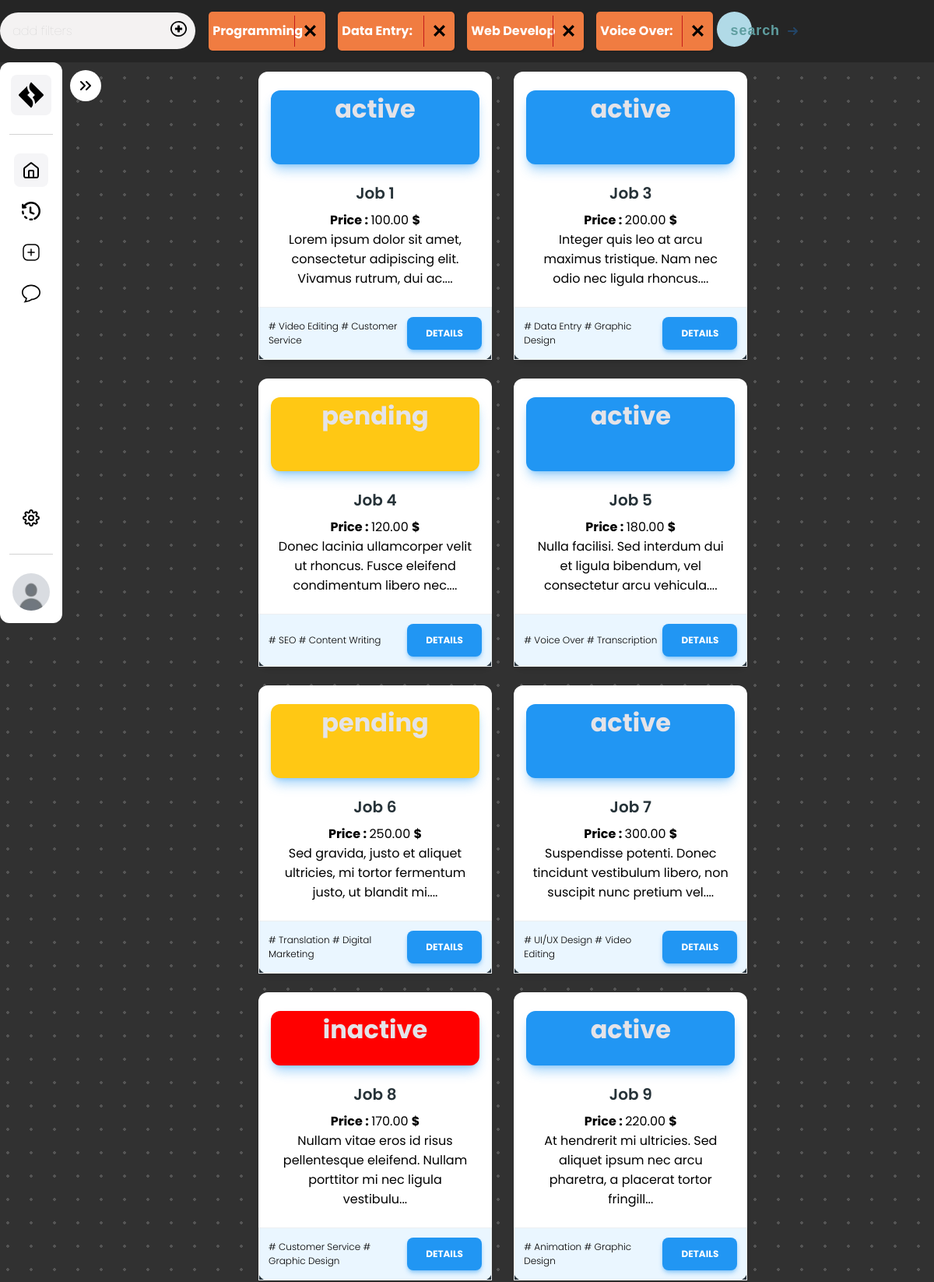
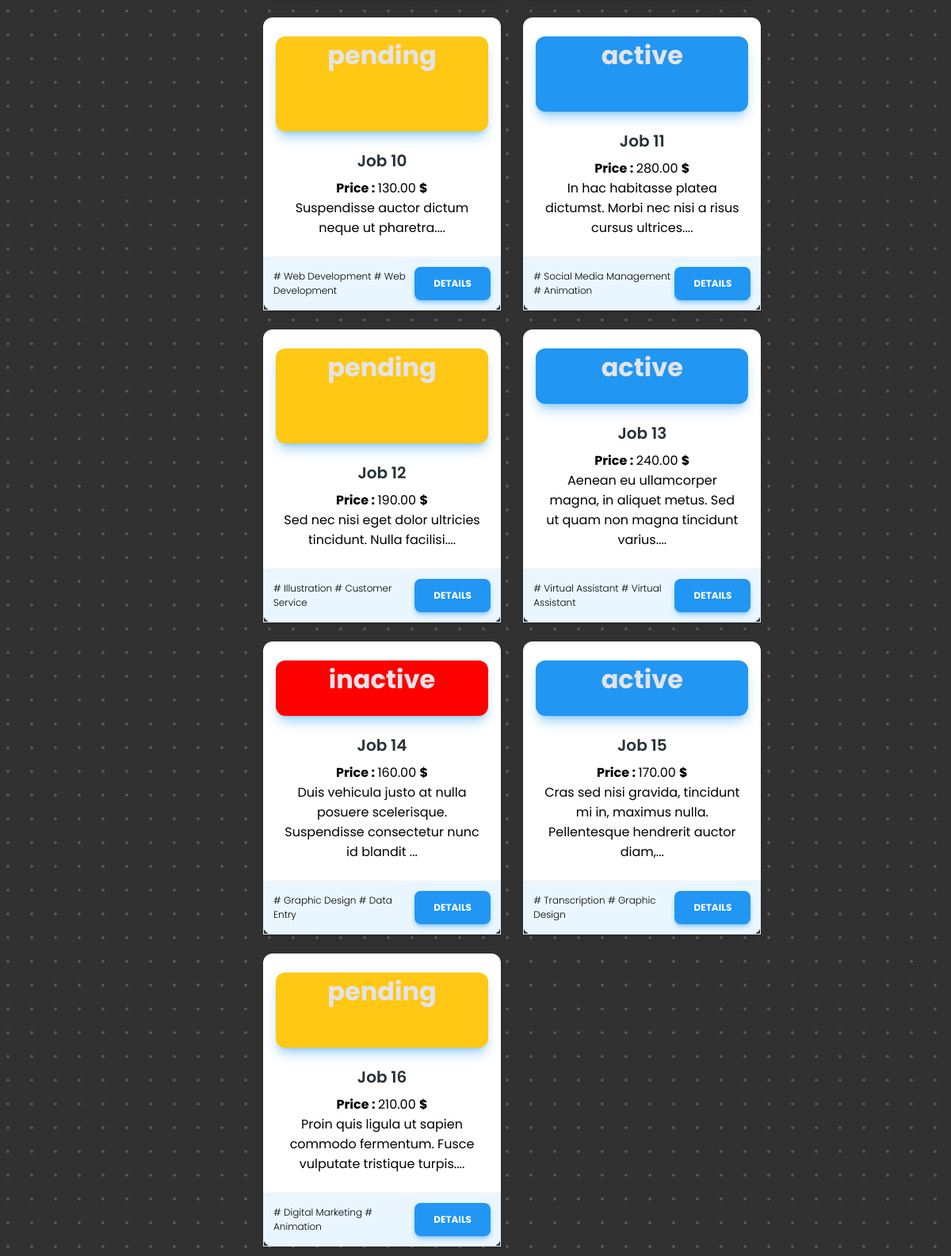
The page /home.php (signed in) on the database its author committed (2 pictures, top to bottom).
### tables this page shows
CREATE TABLE `jobs` (
  `id` int(11) NOT NULL,
  `name` varchar(100) DEFAULT NULL,
  `description` text DEFAULT NULL,
  `price` decimal(10,2) DEFAULT NULL,
  `req1` int(11) DEFAULT NULL,
  `req2` int(11) DEFAULT NULL,
  `state` varchar(10) DEFAULT NULL,
  `master` int(11) NOT NULL,
  `employee` int(11) NOT NULL
);

CREATE TABLE `experience` (
  `id` bigint(20) UNSIGNED NOT NULL,
  `name` varchar(100) DEFAULT NULL,
  `years` int(11) DEFAULT NULL
);

### class/ConnexionBD.php (called while the page is built, shortened)
<?php
class ConnexionBD
{
  private static $_dbname = "tanit";
  private static $_user = "root";
  private static $_pwd = "";
  private static $_host = "localhost";
  private static $_bdd = null;
  private function __construct()
  {
    try {
      self::$_bdd = new PDO("mysql:host=" . self::$_host . ";dbname=" . self::$_dbname . ";charset=utf8", self::$_user, self::$_pwd,    array(PDO::MYSQL_ATTR_INIT_COMMAND => 'SET NAMES UTF8'));
    } catch (PDOException $e) {
      echo('Erreur : ' . $e->getMessage());
      die();
    }
  }
  public static function getInstance()
  {
    return (self::$_bdd);
  }
}

### class/UserRep.php (called while the page is built, shortened)
<?php
class UserRep
{
    private $db = null;
    private $table = 'users';
    public function __construct()
    {
        $this->db = connexionBd::getInstance();
    }
    public function getuser(int $id)
    {
        $query = "select * from {$this->table} where id = {$id}";
        $result = $this->db->query($query);
        $user = $result->fetch(PDO::FETCH_OBJ);
        $lol = array($user->fullName, $user->email, $user->exp1, $user->exp2, $user->exp3, $user->exp4, $user->type);
        return $lol;
    }
}

### class/expRep.php (called while the page is built, shortened)
<?php
class expRep
{
    private $db = null;
    private $table = 'experience';
    public function __construct()
    {
        $this->db = connexionBd::getInstance();
    }
    public function getexpname($id)
    {
        $query = "select name from {$this->table} where id = {$id};";
        $res = $this->db->query($query);
        $name = $res->fetch(PDO::FETCH_OBJ);
        return $name->name;
    }
    public function getexp($id)
    {
        $query = "select * from {$this->table} where id = {$id};";
        $res = $this->db->query($query);
        $experience = $res->fetch(PDO::FETCH_OBJ);
        $result = $experience->name . ':>= ' . $experience->years;
        return $result;
    }
}

### class/jobRep.php (called while the page is built, shortened)
<?php
class jobRep
{
    private $db = null;
    private $table = 'jobs';
    public function __construct()
    {
        $this->db = connexionBd::getInstance();
    }
    public function getjobs()
    {
        $query = "select * from {$this->table} limit 15;";
        $res = $this->db->query($query);
        $jobs = $res->fetchAll(PDO::FETCH_OBJ);
        return $jobs;
    }
    public function formatdesc($desc)
    {
        $a = strpos(substr($desc, 90, max(0, strlen($desc) - 90)), ' ');
        return ($a < 20 ? substr($desc, 0, 90 + $a) : substr($desc, 0, 100)) . '...';
    }
}

### home.php (the view, shortened to what this page needs)
<?php
$users = new UserRep();
$user = $users->getuser($_SESSION['id']);
$jobs = new jobRep();
$exps = new expRep();
if (count($_GET) == 0) {
    $joblist = $jobs->getjobs();
    $filters = array_slice($user, 2, 4);
    for ($i = 0; $i < count($filters); $i++) {
        $filters[$i] = $exps->getexp($filters[$i]);
    }
} else {
    $filters = array_slice($_GET, 1, count($_GET));
    $joblist = $jobs->getjobswfilter($filters);
}
        ?>
<!DOCTYPE html>
<html lang="en">
<head>
    <link rel="stylesheet" href="https://cdnjs.cloudflare.com/ajax/libs/font-awesome/6.5.1/css/all.min.css" />
    <link rel="stylesheet" href="cssobjs/home.css" />
    <link rel='stylesheet' href='cssobjs/sidebar.css' />
</head>
<body>
    <header>
        <div class="search">
            <input type="text" id='addfilter' class="search__input" placeholder="add filters" list='options'>
            <button class="search__button">
                <img class="search__icon" src="assets/add.svg" alt="add">
            </button>
        </div>
        <div id='filters'>
            <?php for ($i = 0; $i < count($filters); $i++) { ?>
            <button class="noselect filter" title="<?= $filters[$i] ?>"><span class="text">
                    <?= substr($filters[$i], 0, 11) ?>
                </span><span class="icon"><img src="assets/ico.svg" alt=""></span></button>
            <?php } ?>
        </div>
        <button class="cta">
            <span>search</span>
            <svg width="15px" height="10px" viewBox="0 0 13 10">
                <path d="M1,5 L11,5"></path>
                <polyline points="8 1 12 5 8 9"></polyline>
            </svg>
        </button>
    </header>
    <nav class='sidebar'>
        <div class="sidebar-header">
            <a class="logo-wrapper">
                <img src="./assets/logo.svg" alt="Logo">
            </a>
            <button class="toggle-btn">
                <img src="./assets/expand.svg" alt="expand button">
            </button>
        </div>
        <div class="sidebar-links">
            <a class="link active" href='home.php'>
                <img src="./assets/home.svg" alt="">
            </a>
            <a class="link" title='History' href='history.php'>
                <img src="./assets/history.svg" alt="history">
            </a>
            <a class="link" title='new post' href='new.php'>
                <img src="./assets/new.svg" alt="new post">
            </a>
            <a class="link" title='Messages' href='messages.php'>
                <img src="./assets/message.svg" alt="messages">
            </a>
        </div>
        <div class="sidebar-bottom">
            <div class="sidebar-links">
                <a class="link" title='Settings' href='settings.php'>
                    <img src="./assets/settings.svg" alt="">
                </a>
            </div>
            <div class="user-profile">
                <div class="user-avatar" title='logout' id="settings">
                    <img src="./assets/default.jpg" alt="">
                </div>
            </div>
        </div>
    </nav>
    <div class='main'>
        <ul>
            <?php
            foreach ($joblist as $job):
                ?>
            <li>
                <div class="card">
                    <div class="headercard <?= $job->state ?>card">
                        <h1>
                            <?= $job->state ?>
                        </h1>
                    </div>
                    <div class="infocard">
                        <p class="titlecard">
                            <?= $job->name ?>
                        </p>
                        <p>
                        <h4>Price : </h4>
                        <?= $job->price ?>
                        <h4> $</h4>
                        </p>
                        <p>
                            <?= $jobs->formatdesc($job->description) ?>
                        </p>
                    </div>
                    <div class="footercard">
                        <p class="tagcard">#
                            <?= $exps->getexpname($job->req1) ?> #
                            <?= $exps->getexpname($job->req2) ?>
                        </p>
                        <a href='jobdetails.php?id=<?= $job->id ?>'><button type="button" class="actioncard">Details
                            </button></a>
                    </div>
                </div>
            </li>
            <?php endforeach; ?>
        </ul>
    </div>
</body>
</html>

### cssobjs/home.css (style rules this page uses)
*, *::before, *::after { margin: 0; padding: 0; box-sizing: border-box; }
.card { display: inline-flex; flex-direction: column; justify-content: space-between; border-radius: 0.75rem; background-color: white; width: 300px; height: 370px; box-shadow: 0 4px 6px -1px rgba(0, 0, 0, .1), 0 2px 4px -2px rgba(0, 0, 0, .1); }
.headercard { position: relative; background-clip: border-box; margin-top: 1.5rem; margin-left: 1rem; margin-right: 1rem; border-radius: 0.75rem; box-shadow: 0 10px 15px -3px rgba(33, 150, 243, .4), 0 4px 6px -4px rgba(33, 150, 243, .4); height: 14rem; text-align: center; }
.activecard { background-color: rgb(33 150 243); }
.pendingcard { background-color: rgb(255, 200, 20); }
.inactivecard { background-color: red; }
.main h1 { color: #e4e3e8; align-self: center; }
.infocard { border: none; padding: 1.5rem; text-align: center; }
.titlecard { color: rgb(38 50 56); letter-spacing: 0; line-height: 1.375; font-weight: 600; font-size: 1.25rem; margin-bottom: 0.5rem; }
.footercard { padding: 0.75rem; border: 1px solid rgb(236 239 241); display: flex; align-items: center; justify-content: space-between; background-color: rgba(0, 140, 255, 0.082); }
.tagcard { font-weight: 300; font-size: .75rem; display: block; }
.actioncard { -webkit-user-select: none; -moz-user-select: none; user-select: none; border: none; outline: none; box-shadow: 0 4px 6px -1px rgba(33, 150, 243, .4), 0 2px 4px -2px rgba(33, 150, 243, .4); color: rgb(255 255 255); text-transform: uppercase; font-weight: 700; font-size: .75rem; padding: 0.75rem 1.5rem; background-color: rgb(33 150 243); border-radius: 0.5rem; }
.main li { display: inline-flex; margin: 0.75rem 0.75rem 0.75rem 0.75rem; }
header { height: 10vh; background-color: rgb(37, 37, 37); position: sticky; align-items: center; top: 0; z-index: 999; }
.search { display: inline-flex; align-items: center; justify-content: space-between; text-align: center; margin-top: 2vh; width: 20%; }
.search__input { font-family: inherit; font-size: inherit; background-color: #f4f2f2; border: none; color: #646464; padding: 0.7rem 1rem; border-radius: 30px; width: 110%; transition: all ease-in-out .5s; margin-right: -2rem; }
.search__button { border: none; background-color: #f4f2f2; margin-top: .1em; }
.search__icon { height: 1.3em; width: 1.3em; fill: #b4b4b4; }
h4 { display: inline; }
#filters { display: inline-flex; margin-left: 1vh; }
.filter { width: 150px; height: 50px; cursor: pointer; display: inline-flex; align-items: center; background: rgb(240, 124, 65); border: none; border-radius: 5px; box-shadow: 1px 1px 3px rgba(0, 0, 0, 0.15); margin-left: 2vh; }
.filter, .filter span { transition: 200ms; }
.filter .text { transform: translateX(35px); color: white; font-weight: bold; position: relative; left: -20%; }
.filter .icon { position: absolute; border-left: 1px solid #c41b1b; transform: translateX(110px); height: 40px; width: 40px; display: flex; align-items: center; justify-content: center; }
.filter img { width: 15px; }
.cta { position: relative; margin: auto; padding: 12px 18px; transition: all 0.2s ease; border: none; background: none; cursor: pointer; }
.cta:before { content: ""; position: absolute; top: 0; left: 0; display: block; border-radius: 50px; background: #b1dae7; width: 45px; height: 45px; transition: all 0.3s ease; }
.cta span { position: relative; font-family: "Ubuntu", sans-serif; font-size: 18px; font-weight: 700; letter-spacing: 0.05em; color: cadetblue; }
.cta svg { position: relative; top: 0; margin-left: 10px; fill: none; stroke-linecap: round; stroke-linejoin: round; stroke: #234567; stroke-width: 2; transform: translateX(-5px); transition: all 0.3s ease; }

### home.php (style rules this page uses)
.sidebar { height: 90vh; }

### rows shown on the page
jobs: state "active", name "Job 1", price "100.00", description "Lorem ipsum dolor sit amet, consectetur adipiscing elit. Vivamus rutrum, dui ac....", req1.name "Video Editing", req2.name "Customer Service"
jobs: state "active", name "Job 3", price "200.00", description "Integer quis leo at arcu maximus tristique. Nam nec odio nec ligula rhoncus....", req1.name "Data Entry", req2.name "Graphic Design"
jobs: state "pending", name "Job 4", price "120.00", description "Donec lacinia ullamcorper velit ut rhoncus. Fusce eleifend condimentum libero nec....", req1.name "SEO", req2.name "Content Writing"
jobs: state "active", name "Job 5", price "180.00", description "Nulla facilisi. Sed interdum dui et ligula bibendum, vel consectetur arcu vehicula....", req1.name "Voice Over", req2.name "Transcription"
jobs: state "pending", name "Job 6", price "250.00", description "Sed gravida, justo et aliquet ultricies, mi tortor fermentum justo, ut blandit mi....", req1.name "Translation", req2.name "Digital Marketing"
jobs: state "active", name "Job 7", price "300.00", description "Suspendisse potenti. Donec tincidunt vestibulum libero, non suscipit nunc pretium vel....", req1.name "UI/UX Design", req2.name "Video Editing"
jobs: state "inactive", name "Job 8", price "170.00", description "Nullam vitae eros id risus pellentesque eleifend. Nullam porttitor mi nec ligula vestibulu...", req1.name "Customer Service", req2.name "Graphic Design"
jobs: state "active", name "Job 9", price "220.00", description "At hendrerit mi ultricies. Sed aliquet ipsum nec arcu pharetra, a placerat tortor fringill...", req1.name "Animation", req2.name "Graphic Design"
jobs: state "pending", name "Job 10", price "130.00", description "Suspendisse auctor dictum neque ut pharetra....", req1.name "Web Development", req2.name "Web Development"
jobs: state "active", name "Job 11", price "280.00", description "In hac habitasse platea dictumst. Morbi nec nisi a risus cursus ultrices....", req1.name "Social Media Management", req2.name "Animation"
jobs: state "pending", name "Job 12", price "190.00", description "Sed nec nisi eget dolor ultricies tincidunt. Nulla facilisi....", req1.name "Illustration", req2.name "Customer Service"
jobs: state "active", name "Job 13", price "240.00", description "Aenean eu ullamcorper magna, in aliquet metus. Sed ut quam non magna tincidunt varius....", req1.name "Virtual Assistant", req2.name "Virtual Assistant"
jobs: state "inactive", name "Job 14", price "160.00", description "Duis vehicula justo at nulla posuere scelerisque. Suspendisse consectetur nunc id blandit ...", req1.name "Graphic Design", req2.name "Data Entry"
jobs: state "active", name "Job 15", price "170.00", description "Cras sed nisi gravida, tincidunt mi in, maximus nulla. Pellentesque hendrerit auctor diam,...", req1.name "Transcription", req2.name "Graphic Design"
jobs: state "pending", name "Job 16", price "210.00", description "Proin quis ligula ut sapien commodo fermentum. Fusce vulputate tristique turpis....", req1.name "Digital Marketing", req2.name "Animation"

### other values the page prints
substr($filters[$i], 0, 11) "Programming"
substr($filters[$i], 0, 11) "Data Entry:"
substr($filters[$i], 0, 11) "Web Develop"
substr($filters[$i], 0, 11) "Voice Over:"
